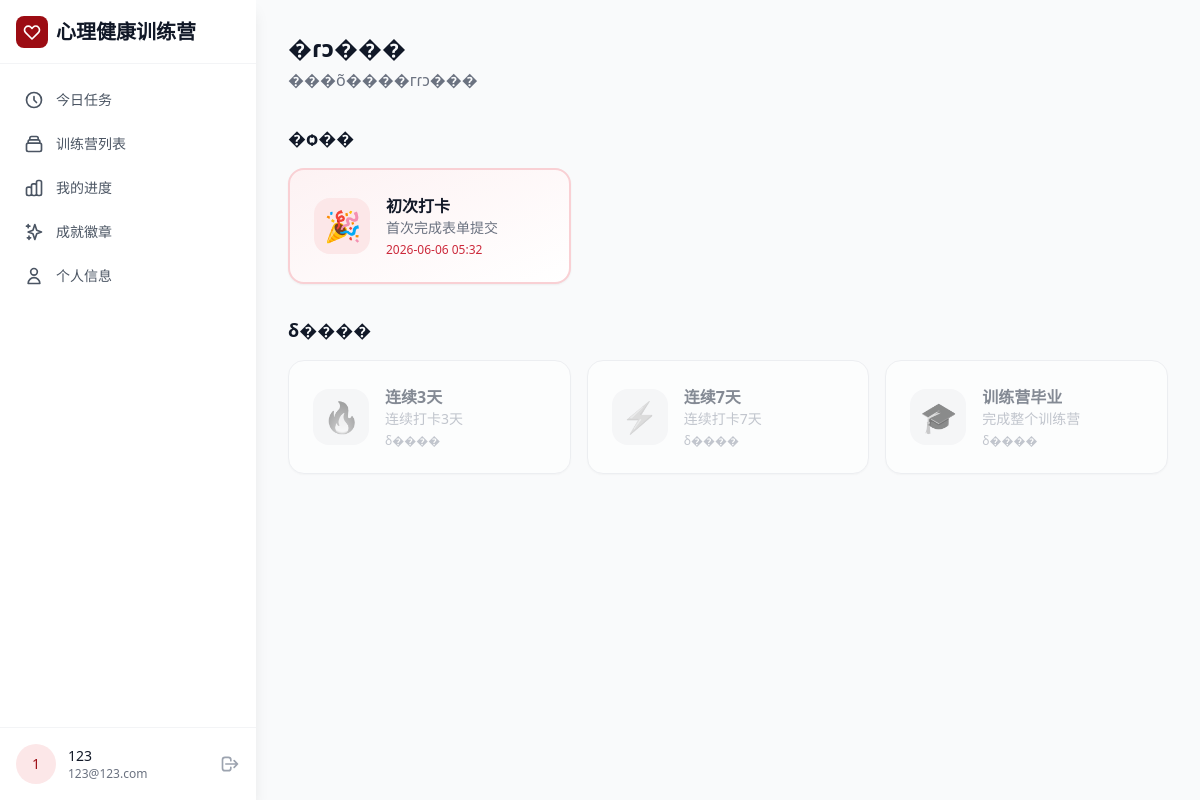
The page /user/badges (signed in) on the database its author committed.
### models/user.py (models this page shows)
class User(Base):
    __tablename__ = "users"
    id = Column(Integer, primary_key=True, index=True)
    email = Column(String, unique=True, index=True, nullable=False)
    nickname = Column(String, nullable=False)
    hashed_password = Column(String, nullable=False)
    role = Column(String, default="user", nullable=False)
    notification_enabled = Column(Boolean, default=True)
    student_id = Column(String, nullable=True)
    college = Column(String, nullable=True)
    grade = Column(String, nullable=True)
    last_login = Column(DateTime, nullable=True)
    created_at = Column(DateTime, server_default=func.now())
    specialty = Column(String, nullable=True)  # 专业领域，用于智能分配
    is_active = Column(Boolean, default=True)  # 账户是否启用
    max_concurrent_tasks = Column(Integer, default=10)  # 最大并发任务数

### models/badge.py (models this page shows)
class Badge(Base):
    __tablename__ = "badges"
    id = Column(Integer, primary_key=True, index=True)
    name = Column(String, nullable=False)
    description = Column(Text, default="")
    icon = Column(String, default="🏅")
    criteria = Column(JSON, nullable=False, default=dict)
    created_at = Column(DateTime, server_default=func.now())

### models/user_badge.py (models this page shows)
class UserBadge(Base):
    __tablename__ = "user_badges"
    id = Column(Integer, primary_key=True, index=True)
    user_id = Column(Integer, ForeignKey("users.id"), nullable=False)
    badge_id = Column(Integer, ForeignKey("badges.id"), nullable=False)
    enrollment_id = Column(Integer, ForeignKey("enrollments.id"), nullable=True)
    earned_at = Column(DateTime, server_default=func.now())

### routes/user_routes.py (the view)
@router.get("/badges")
async def badges_page(request: Request, current_user: User = Depends(get_current_user), db: Session = Depends(get_db)):
    all_badges = db.query(Badge).all()
    user_badges = db.query(UserBadge).filter(UserBadge.user_id == current_user.id).all()
    badge_map = {ub.badge_id: ub for ub in user_badges}
    earned = []
    unearned = []
    for b in all_badges:
        if b.id in badge_map:
            earned.append({"badge": b, "user_badge": badge_map[b.id]})
        else:
            unearned.append(b)
    return templates.TemplateResponse("user/badges.html", {
        "request": request, "user": current_user, "app_name": APP_NAME,
        "earned_badges": earned, "unearned_badges": unearned,
    })

### templates/user/badges.html (shortened to what this page needs)
{% extends "base.html" %}
{% block content %}
<div class="fade-in">
    <div class="mb-8">
        <h1 class="text-2xl font-bold text-gray-900">�ɾͻ���</h1>
        <p class="text-gray-500 mt-1">���õ����гɾͻ���</p>
    </div>
    {% if earned_badges %}
    <div class="mb-8">
        <h2 class="text-lg font-semibold text-gray-900 mb-4">�ѻ��</h2>
        <div class="grid grid-cols-1 sm:grid-cols-2 lg:grid-cols-3 gap-4">
            {% for item in earned_badges %}
            <div class="bg-white rounded-2xl shadow-sm p-6 border-2 border-brand-200 bg-gradient-to-br from-brand-50 to-white">
                <div class="flex items-center space-x-4">
                    <div class="w-14 h-14 bg-brand-100 rounded-2xl flex items-center justify-center flex-shrink-0">
                        <span class="text-3xl">{{ item.badge.icon }}</span>
                    </div>
                    <div>
                        <h3 class="font-semibold text-gray-900">{{ item.badge.name }}</h3>
                        <p class="text-sm text-gray-500">{{ item.badge.description }}</p>
                        <p class="text-xs text-brand-600 mt-1">{{ item.user_badge.earned_at.strftime('%Y-%m-%d %H:%M') if item.user_badge.earned_at else '' }}</p>
                    </div>
                </div>
            </div>
            {% endfor %}
        </div>
    </div>
    {% endif %}
    {% if unearned_badges %}
    <div>
        <h2 class="text-lg font-semibold text-gray-900 mb-4">δ����</h2>
        <div class="grid grid-cols-1 sm:grid-cols-2 lg:grid-cols-3 gap-4">
            {% for badge in unearned_badges %}
            <div class="bg-white rounded-2xl shadow-sm p-6 border border-gray-200 opacity-60">
                <div class="flex items-center space-x-4">
                    <div class="w-14 h-14 bg-gray-100 rounded-2xl flex items-center justify-center flex-shrink-0">
                        <span class="text-3xl grayscale">{{ badge.icon }}</span>
                    </div>
                    <div>
                        <h3 class="font-semibold text-gray-700">{{ badge.name }}</h3>
                        <p class="text-sm text-gray-400">{{ badge.description }}</p>
                        <p class="text-xs text-gray-400 mt-1">δ����</p>
                    </div>
                </div>
            </div>
            {% endfor %}
        </div>
    </div>
    {% endif %}
</div>
{% endblock %}

### templates/base.html (shortened to what this page needs)
<!DOCTYPE html>
<html lang="zh-CN">
<head>
    <script src="https://cdn.tailwindcss.com"></script>
</head>
<body class="bg-gray-50 min-h-screen">
    {% if user %}
    <aside id="sidebar" class="fixed left-0 top-0 w-64 h-full bg-white shadow-lg z-50 flex flex-col -translate-x-full md:translate-x-0 transition-transform duration-300">
        <div class="flex items-center h-16 px-4 border-b border-gray-100">
            <a href="/" class="flex items-center space-x-2">
                <div class="w-8 h-8 bg-brand-800 rounded-lg flex items-center justify-center flex-shrink-0">
                    <svg class="w-5 h-5 text-white" fill="none" stroke="currentColor" viewBox="0 0 24 24">
                        <path stroke-linecap="round" stroke-linejoin="round" stroke-width="2" d="M4.318 6.318a4.5 4.5 0 000 6.364L12 20.364l7.682-7.682a4.5 4.5 0 00-6.364-6.364L12 7.636l-1.318-1.318a4.5 4.5 0 00-6.364 0z"></path>
                    </svg>
                </div>
                <span class="text-xl font-bold text-gray-900 whitespace-nowrap">{{ APP_NAME }}</span>
            </a>
        </div>
        <nav class="flex-1 overflow-y-auto py-4">
            <div class="px-3 space-y-1">
                {% if user.role == 'super_admin' %}
                    <a href="/admin/dashboard" class="flex items-center px-3 py-2.5 rounded-lg text-gray-600 hover:text-brand-800 hover:bg-brand-50 transition-colors">
                        <svg class="w-5 h-5 flex-shrink-0" fill="none" stroke="currentColor" viewBox="0 0 24 24">
                            <path stroke-linecap="round" stroke-linejoin="round" stroke-width="2" d="M9 19v-6a2 2 0 00-2-2H5a2 2 0 00-2 2v6a2 2 0 002 2h2a2 2 0 002-2zm0 0V9a2 2 0 012-2h2a2 2 0 012 2v10m-6 0a2 2 0 002 2h2a2 2 0 002-2m0 0V5a2 2 0 012-2h2a2 2 0 012 2v14a2 2 0 01-2 2h-2a2 2 0 01-2-2z"></path>
                        </svg>
                        <span class="ml-3 text-sm font-medium">数据看板</span>
                    </a>
                    <a href="/admin/bootcamps" class="flex items-center px-3 py-2.5 rounded-lg text-gray-600 hover:text-brand-800 hover:bg-brand-50 transition-colors">
                        <svg class="w-5 h-5 flex-shrink-0" fill="none" stroke="currentColor" viewBox="0 0 24 24">
                            <path stroke-linecap="round" stroke-linejoin="round" stroke-width="2" d="M19 11H5m14 0a2 2 0 012 2v6a2 2 0 01-2 2H5a2 2 0 01-2-2v-6a2 2 0 012-2m14 0V9a2 2 0 00-2-2M5 11V9a2 2 0 012-2m0 0V5a2 2 0 012-2h6a2 2 0 012 2v2M7 7h10"></path>
                        </svg>
                        <span class="ml-3 text-sm font-medium">训练营管理</span>
                    </a>
                    <a href="/admin/users" class="flex items-center px-3 py-2.5 rounded-lg text-gray-600 hover:text-brand-800 hover:bg-brand-50 transition-colors">
                        <svg class="w-5 h-5 flex-shrink-0" fill="none" stroke="currentColor" viewBox="0 0 24 24">
                            <path stroke-linecap="round" stroke-linejoin="round" stroke-width="2" d="M12 4.354a4 4 0 110 5.292M15 21H3v-1a6 6 0 0112 0v1zm0 0h6v-1a6 6 0 00-9-5.197m13.5-9a2.5 2.5 0 11-5 0 2.5 2.5 0 015 0z"></path>
                        </svg>
                        <span class="ml-3 text-sm font-medium">用户管理</span>
                    </a>
                    <a href="/admin/batches" class="flex items-center px-3 py-2.5 rounded-lg text-gray-600 hover:text-brand-800 hover:bg-brand-50 transition-colors">
                        <svg class="w-5 h-5 flex-shrink-0" fill="none" stroke="currentColor" viewBox="0 0 24 24">
                            <path stroke-linecap="round" stroke-linejoin="round" stroke-width="2" d="M8 7V3m8 4V3m-9 8h10M5 21h14a2 2 0 002-2V7a2 2 0 00-2-2H5a2 2 0 00-2 2v12a2 2 0 002 2z"></path>
                        </svg>
                        <span class="ml-3 text-sm font-medium">批次管理</span>
                    </a>
                    <a href="/admin/export" class="flex items-center px-3 py-2.5 rounded-lg text-gray-600 hover:text-brand-800 hover:bg-brand-50 transition-colors">
                        <svg class="w-5 h-5 flex-shrink-0" fill="none" stroke="currentColor" viewBox="0 0 24 24">
                            <path stroke-linecap="round" stroke-linejoin="round" stroke-width="2" d="M12 10v6m0 0l-3-3m3 3l3-3m2 8H7a2 2 0 01-2-2V5a2 2 0 012-2h5.586a1 1 0 01.707.293l5.414 5.414a1 1 0 01.293.707V19a2 2 0 01-2 2z"></path>
                        </svg>
                        <span class="ml-3 text-sm font-medium">数据导出</span>
                    </a>
                    <a href="/admin/audit" class="flex items-center px-3 py-2.5 rounded-lg text-gray-600 hover:text-brand-800 hover:bg-brand-50 transition-colors">
                        <svg class="w-5 h-5 flex-shrink-0" fill="none" stroke="currentColor" viewBox="0 0 24 24">
                            <path stroke-linecap="round" stroke-linejoin="round" stroke-width="2" d="M9 5H7a2 2 0 00-2 2v12a2 2 0 002 2h10a2 2 0 002-2V7a2 2 0 00-2-2h-2M9 5a2 2 0 002 2h2a2 2 0 002-2M9 5a2 2 0 012-2h2a2 2 0 012 2m-3 7h3m-3 4h3m-6-4h.01M9 16h.01"></path>
                        </svg>
                        <span class="ml-3 text-sm font-medium">操作日志</span>
                    </a>
                    <a href="/review/pending" class="flex items-center px-3 py-2.5 rounded-lg text-gray-600 hover:text-brand-800 hover:bg-brand-50 transition-colors">
                        <svg class="w-5 h-5 flex-shrink-0" fill="none" stroke="currentColor" viewBox="0 0 24 24">
                            <path stroke-linecap="round" stroke-linejoin="round" stroke-width="2" d="M9 12l2 2 4-4m6 2a9 9 0 11-18 0 9 9 0 0118 0z"></path>
                        </svg>
                        <span class="ml-3 text-sm font-medium">内容审核</span>
                    </a>
                    <div class="border-t border-gray-200 my-2"></div>
                    <p class="px-3 py-2 text-xs font-semibold text-gray-400 uppercase">审核员管理</p>
                    <a href="/super-admin/reviewers" class="flex items-center px-3 py-2.5 rounded-lg text-gray-600 hover:text-brand-800 hover:bg-brand-50 transition-colors">
                        <svg class="w-5 h-5 flex-shrink-0" fill="none" stroke="currentColor" viewBox="0 0 24 24">
                            <path stroke-linecap="round" stroke-linejoin="round" stroke-width="2" d="M17 20h5v-2a3 3 0 00-5.356-1.857M17 20H7m10 0v-2c0-.656-.126-1.283-.356-1.857M7 20H2v-2a3 3 0 015.356-1.857M7 20v-2c0-.656.126-1.283.356-1.857m0 0a5.002 5.002 0 019.288 0M15 7a3 3 0 11-6 0 3 3 0 016 0zm6 3a2 2 0 11-4 0 2 2 0 014 0zM7 10a2 2 0 11-4 0 2 2 0 014 0z"></path>
                        </svg>
                        <span class="ml-3 text-sm font-medium">审核员列表</span>
                    </a>
                    <a href="/super-admin/assignments" class="flex items-center px-3 py-2.5 rounded-lg text-gray-600 hover:text-brand-800 hover:bg-brand-50 transition-colors">
                        <svg class="w-5 h-5 flex-shrink-0" fill="none" stroke="currentColor" viewBox="0 0 24 24">
                            <path stroke-linecap="round" stroke-linejoin="round" stroke-width="2" d="M9 5H7a2 2 0 00-2 2v12a2 2 0 002 2h10a2 2 0 002-2V7a2 2 0 00-2-2h-2M9 5a2 2 0 002 2h2a2 2 0 002-2M9 5a2 2 0 012-2h2a2 2 0 012 2m-6 9l2 2 4-4"></path>
                        </svg>
                        <span class="ml-3 text-sm font-medium">任务分配</span>
                    </a>
                    <a href="/super-admin/review-stats" class="flex items-center px-3 py-2.5 rounded-lg text-gray-600 hover:text-brand-800 hover:bg-brand-50 transition-colors">
                        <svg class="w-5 h-5 flex-shrink-0" fill="none" stroke="currentColor" viewBox="0 0 24 24">
                            <path stroke-linecap="round" stroke-linejoin="round" stroke-width="2" d="M16 8v8m-4-5v5m-4-2v2m-2 4h12a2 2 0 002-2V6a2 2 0 00-2-2H6a2 2 0 00-2 2v12a2 2 0 002 2z"></path>
                        </svg>
                        <span class="ml-3 text-sm font-medium">审核统计</span>
                    </a>
                {% else %}
                    <a href="/user/today" class="flex items-center px-3 py-2.5 rounded-lg text-gray-600 hover:text-brand-800 hover:bg-brand-50 transition-colors">
                        <svg class="w-5 h-5 flex-shrink-0" fill="none" stroke="currentColor" viewBox="0 0 24 24">
                            <path stroke-linecap="round" stroke-linejoin="round" stroke-width="2" d="M12 8v4l3 3m6-3a9 9 0 11-18 0 9 9 0 0118 0z"></path>
                        </svg>
                        <span class="ml-3 text-sm font-medium">今日任务</span>
                    </a>
                    <a href="/user/bootcamps" class="flex items-center px-3 py-2.5 rounded-lg text-gray-600 hover:text-brand-800 hover:bg-brand-50 transition-colors">
                        <span class="ml-3 text-sm font-medium">训练营列表</span>
                    </a>
                    <a href="/user/progress" class="flex items-center px-3 py-2.5 rounded-lg text-gray-600 hover:text-brand-800 hover:bg-brand-50 transition-colors">
                        <span class="ml-3 text-sm font-medium">我的进度</span>
                    </a>
                    <a href="/user/badges" class="flex items-center px-3 py-2.5 rounded-lg text-gray-600 hover:text-brand-800 hover:bg-brand-50 transition-colors">
                        <svg class="w-5 h-5 flex-shrink-0" fill="none" stroke="currentColor" viewBox="0 0 24 24">
                            <path stroke-linecap="round" stroke-linejoin="round" stroke-width="2" d="M5 3v4M3 5h4M6 17v4m-2-2h4m5-16l2.286 6.857L21 12l-5.714 2.143L13 21l-2.286-6.857L5 12l5.714-2.143L13 3z"></path>
                        </svg>
                        <span class="ml-3 text-sm font-medium">成就徽章</span>
                    </a>
                    <a href="/user/profile" class="flex items-center px-3 py-2.5 rounded-lg text-gray-600 hover:text-brand-800 hover:bg-brand-50 transition-colors">
                        <svg class="w-5 h-5 flex-shrink-0" fill="none" stroke="currentColor" viewBox="0 0 24 24">
                            <path stroke-linecap="round" stroke-linejoin="round" stroke-width="2" d="M16 7a4 4 0 11-8 0 4 4 0 018 0zM12 14a7 7 0 00-7 7h14a7 7 0 00-7-7z"></path>
                        </svg>
                        <span class="ml-3 text-sm font-medium">个人信息</span>
                    </a>
                {% endif %}
            </div>
        </nav>
        <div class="border-t border-gray-100 p-4">
            <div class="flex items-center space-x-3">
                <div class="flex-shrink-0 w-10 h-10 bg-brand-100 rounded-full flex items-center justify-center">
                    <span class="text-sm font-medium text-brand-800">{{ user.nickname[0] }}</span>
                </div>
                <div class="flex-1 min-w-0">
                    <p class="text-sm font-medium text-gray-900 truncate">{{ user.nickname }}</p>
                    <p class="text-xs text-gray-500 truncate">{{ user.email }}</p>
                </div>
                <a href="/logout" class="flex-shrink-0 text-gray-400 hover:text-red-500 transition-colors" title="退出">
                    <svg class="w-5 h-5" fill="none" stroke="currentColor" viewBox="0 0 24 24">
                        <path stroke-linecap="round" stroke-linejoin="round" stroke-width="2" d="M17 16l4-4m0 0l-4-4m4 4H7m6 4v1a3 3 0 01-3 3H6a3 3 0 01-3-3V7a3 3 0 013-3h4a3 3 0 013 3v1"></path>
                    </svg>
                </a>
            </div>
        </div>
    </aside>
    <main class="md:ml-64 min-h-screen">
        <div class="p-4 md:p-8 pt-16 md:pt-8">
    {% endif %}
            {% block content %}{% endblock %}
        </div>
    </main>
</body>
</html>

### templates/base.html (style rules this page uses)
.fade-in { animation: fadeIn 0.3s ease-in; }

### rows shown on the page
User: nickname "1", nickname "123", email "123@123.com"
Badge: badge.icon "🎉", badge.name "初次打卡", badge.description "首次完成表单提交"
UserBadge: user_badge.earned_at "2026-06-06 05:32"
Badge: icon "🔥", name "连续3天", description "连续打卡3天"
Badge: icon "⚡", name "连续7天", description "连续打卡7天"
Badge: icon "🎓", name "训练营毕业", description "完成整个训练营"

### other values the page prints
{{ APP_NAME }} "心理健康训练营"
